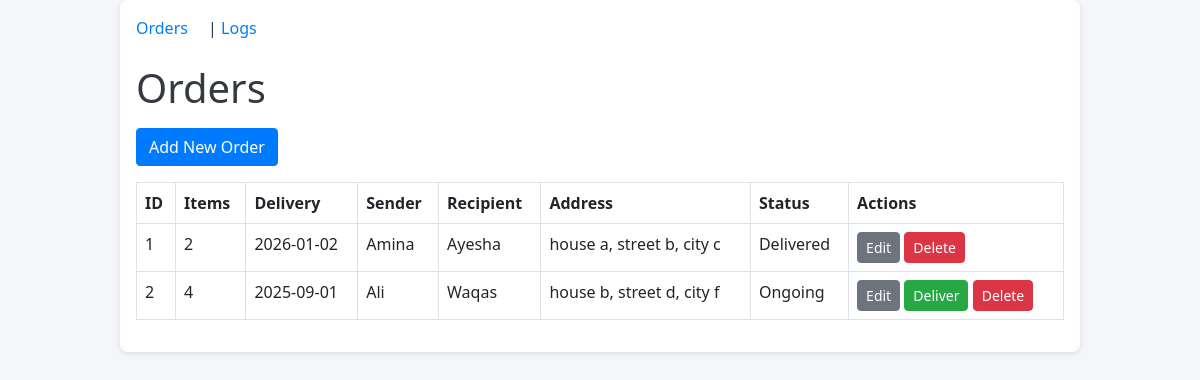
The page /orders on the database its author committed.
### models.py (models this page shows)
class Order(db.Model):
    id = db.Column(db.Integer, primary_key=True)
    num_items = db.Column(db.Integer, nullable=False)
    delivery_date = db.Column(db.Date, nullable=False)
    sender_name = db.Column(db.String(128), nullable=False)
    recipient_name = db.Column(db.String(128), nullable=False)
    recipient_address = db.Column(db.String(256), nullable=False)
    status = db.Column(db.String(20), default='Ongoing')
    logs = db.relationship('ActionLog', backref='order', lazy=True)

### app.py (the view)
@app.route('/orders')
def list_orders():
    orders = Order.query.all()
    return render_template('orders.html', orders=orders)

### templates/orders.html (shortened to what this page needs)
{% extends 'base.html' %}
{% block content %}
<h1>Orders</h1>
<a class="btn btn-primary mb-3" href="{{ url_for('new_order') }}">
  Add New Order
</a>
<table class="table table-bordered">
  <tr>
    <th>ID</th><th>Items</th><th>Delivery</th><th>Sender</th>
    <th>Recipient</th><th>Address</th><th>Status</th><th>Actions</th>
  </tr>
  {% for o in orders %}
  <tr>
    <td>{{ o.id }}</td>
    <td>{{ o.num_items }}</td>
    <td>{{ o.delivery_date }}</td>
    <td>{{ o.sender_name }}</td>
    <td>{{ o.recipient_name }}</td>
    <td>{{ o.recipient_address }}</td>
    <td>{{ o.status }}</td>
    <td>
      <a class="btn btn-sm btn-secondary"
         href="{{ url_for('edit_order', id=o.id) }}">Edit</a>
      {% if o.status!='Delivered' %}
      <form style="display:inline" method="post"
            action="{{ url_for('deliver_order', id=o.id) }}">
        <button class="btn btn-sm btn-success">Deliver</button>
      </form>
      {% endif %}
      <form style="display:inline" method="post"
            action="{{ url_for('delete_order', id=o.id) }}">
        <button class="btn btn-sm btn-danger">Delete</button>
      </form>
    </td>
  </tr>
  {% endfor %}
</table>
{% endblock %}

### static/style.css (style rules this page uses)
body { background-color: #f4f6f9; font-family: 'Segoe UI', Tahoma, Geneva, Verdana, sans-serif; color: #343a40; }
h1 { margin-bottom: 1rem; }
.table tbody tr:nth-child(odd) { background-color: #ffffff; }
.table tbody tr:nth-child(even) { background-color: #f8f9fa; }
.btn { border-radius: 0.25rem; transition: background-color 0.2s ease; }
.btn-primary { background-color: #007bff; border-color: #007bff; }
.btn-success { background-color: #28a745; border-color: #28a745; }
.btn-danger { background-color: #dc3545; border-color: #dc3545; }

### rows shown on the page
Order: id "1", num_items "2", delivery_date "2026-01-02", sender_name "Amina", recipient_name "Ayesha", recipient_address "house a, street b, city c", status "Delivered"
Order: id "2", num_items "4", delivery_date "2025-09-01", sender_name "Ali", recipient_name "Waqas", recipient_address "house b, street d, city f", status "Ongoing"
